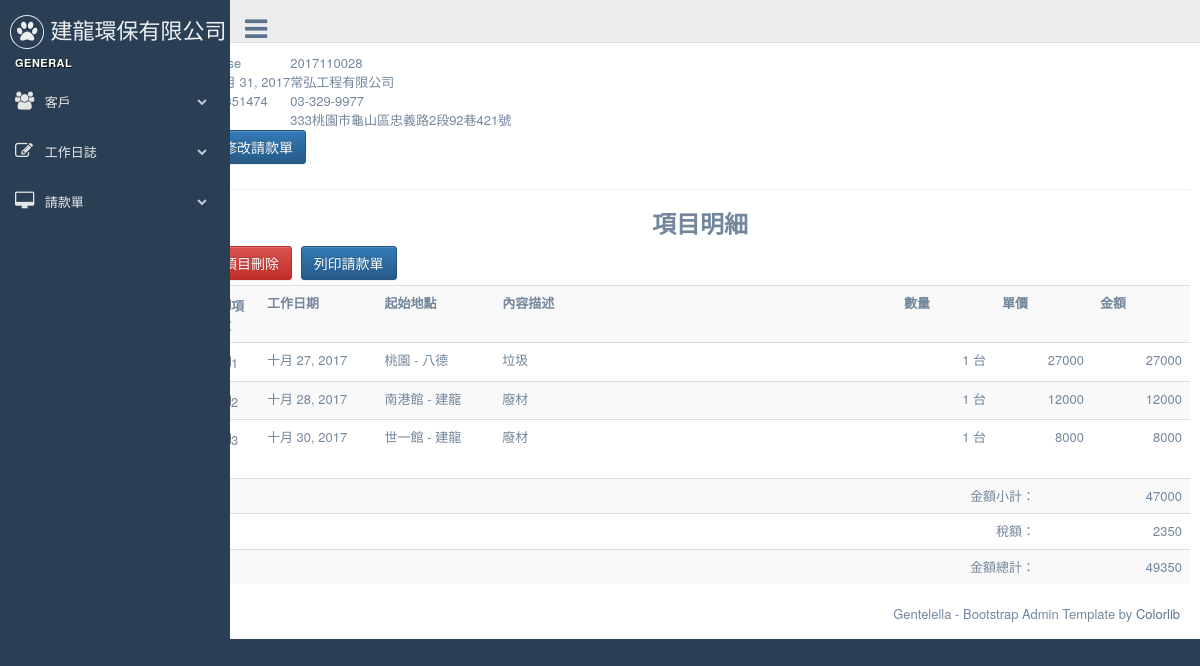
Screenshot of /bills/60/ with the database file from the repository.
### bills/models.py (models this page shows, shortened)
class Bill(models.Model):
    customer = models.ForeignKey(Customer, on_delete=models.CASCADE)
    bill_number = models.CharField(max_length=12, null=True, blank=True, unique=True)
    ord_date = models.DateField(default=timezone.now) #請款日期
    created = models.DateTimeField(auto_now_add=True)
    updated = models.DateTimeField(auto_now=True)
    objects = BillNumberManager()
    is_valid = models.BooleanField(default=False, verbose_name="單據作廢")# True代表此單據作廢
    paied = models.BooleanField(default=False,verbose_name="已付款")# True代表此單據已付款
    class Meta:
        ordering = ('-created',)
    def get_total_amount(self):
        total =  sum( int(obj.item.get_amount()) for obj in self.billitem_set.all())
        return total
    def get_tax_amount(self):
        return int(float(self.get_total_amount()) * 0.05)
    def get_grand_amount(self):
        return sum( (self.get_total_amount(), self.get_tax_amount()))
    def get_absolute_url(self):
        return reverse('bills:bill_detail', kwargs={"pk": self.id} )

class BillItem(models.Model):
    bill = models.ForeignKey(Bill)
    item = models.ForeignKey(Dailylog,  on_delete=models.CASCADE,related_name='bill_items')
    class Meta:
        ordering = ( 'item', )

### customers/models.py (models this page shows, shortened)
class Customer(models.Model):
    title = models.CharField(max_length=36, null=False, blank=False, verbose_name='客戶名稱')
    unikey = models.CharField(  max_length=12,null=True, blank=True, verbose_name='統一編號' )
    address = models.CharField( max_length=100, null=True, blank=True, verbose_name='地址')
    phone = models.CharField(max_length=20, null=True, blank=True, verbose_name='電話')
    faxno = models.CharField(max_length=20, null=True, blank=True, verbose_name='傳真')
    invalid = models.BooleanField(default=False, verbose_name='停用')
    create_at = models.DateTimeField(auto_now_add=True, auto_now =False)
    modify = models.DateTimeField(auto_now_add=False, auto_now =True)
    def __str__(self):
        return self.title

### dailywork/models.py (models this page shows, shortened)
class Dailylog(models.Model):
	work_date = models.DateField( default=timezone.now )
	customer = models.ForeignKey(Customer)
	start_at = models.CharField(  max_length=20, null=False, blank=False )
	end_with = models.CharField(  max_length=20, null=False, blank=False )
	opreateDesc = models.CharField(max_length=20, blank=False, null=False)
	quantity = models.DecimalField( max_digits=10, decimal_places=0)
	uom = models.ForeignKey(Uom)
	uniprice = models.DecimalField( max_digits=10, decimal_places=0)
	notes = models.TextField(blank=True, null=True)
	payrequest = models.BooleanField(default=False, verbose_name='已請款')    # 是否已請款
	is_freecharge = models.BooleanField(default=False, verbose_name='免費項目')    # 是否爲免費項目, 如果為免費項目則在未請款清單是不會顯示的
	bill_number = models.CharField(  max_length=20, null=True, blank=True )
	invalid = models.BooleanField(default=False, verbose_name='項目作廢')
	create_at = models.DateTimeField( auto_now_add=True, auto_now=False)
	modify = models.DateTimeField( auto_now_add=False, auto_now=True)
	objects = DailylogManager()
	def get_amount(self):
		return self.quantity * self.uniprice

class Uom(models.Model):
	descriotion =  models.CharField(  max_length=20, null=False, blank=False )
	def __str__(self):
		return self.descriotion

### bills/views.py (the view)
# urls.py: url(r'^(?P<pk>\d+)/$', BillDetail.as_view( template_name ='bills/bill_detail.html'), name="bill_detail"  ),
class BillDetail(DetailView):
    model = Bill

### templates/bills/bill_detail.html (shortened to what this page needs)
{% extends "base.html" %}
{% load humanize %}
{% block content %}
<table >
  <tr>
    <td>{{ bill.is_valid }}</td>
    <td>{{ bill.bill_number }}</td>
  </tr>
  <tr>
    <td>{{ bill.ord_date }}</td>
    <td>{{ bill.customer }}</td>
  </tr>
  <tr>
    <td>{{ bill.customer.unikey }}</td>
    <td>{{ bill.customer.phone }}</td>
  </tr>
  <tr>
    <td>{{ bill.customer.faxno }}</td>
    <td>{{ bill.customer.address }} </td>
  </tr>
</table>
<a href="{{ bill.get_absolute_url }}edit" class="btn btn-primary" >修改請款單</a>
<hr>
<h3 align='center'><strong>項目明細</strong></h3>
<form id="delform" action="" method="POST" onsubmit="return deleteOnSubmit({{ bill.id }})" >{% csrf_token %}
  <div class="form-inline" >
  <button type="submit"  class="btn btn-danger form-control" >項目刪除</button>
  <a href="{{ bill.get_absolute_url }}gen_pdfv2" class="btn btn-primary form-control" target="_blank">列印請款單</a>
  </div>
  <div>
  <table class="table table-striped  bulk_action" >
    <tr>
      <th width="5%"><input type="checkbox" value="核取方塊" id="CheckAll" />項次</th>
      <th width="12%">工作日期</th>
      <th width="12%">起始地點</th>
      <th >內容描述</th>
      <th width="10%"  align="right">數量</th>
      <th width="10%"  align="right">單價</th>
      <th width="10%"  align="right">金額</th>
    </tr>
   {% for items in bill.billitem_set.all %}
    <tr>
      <td><input type="checkbox" class='cb' name="dailylogs" id='dailylog_{{ items.item.id }}' value="{{ items.item.id }}" />{{ forloop.counter }}</td>
      <td>{{ items.item.work_date }}</td>
      <td>{{ items.item.start_at }} - {{ items.item.end_with }}</td>
      <td>{{ items.item.opreateDesc }} </td>
      <td  align="right">{{ items.item.quantity|intcomma  }} {{ items.item.uom}}</td>
      <td  align="right">{{ items.item.uniprice|intcomma  }} </td>
      <td  align="right">{{ items.item.get_amount|intcomma }} </td>
    </tr>
  {% endfor %}
  </table>
  </div>
</form>
  <div>
    <table class="table table-striped" >
      <tr  align="right">
        <td>金額小計：</td><td width="15%" >{{ bill.get_total_amount|intcomma}}</td>
        </tr>  <tr  align="right">
        <td>稅額：</td><td width="15" >{{ bill.get_tax_amount|intcomma  }}</td>
      </tr>  <tr align="right">
        <td>金額總計：</td><td width="15%" >{{ bill.get_grand_amount|intcomma}}</td>
      </tr>
    </table>
  </div>
{% endblock content %}

### rows the page displays
Bill: bill_number "2017110028", ord_date "十月 31, 2017", customer "常弘工程有限公司", customer.unikey "54351474", customer.phone "03-329-9977", customer.address "333桃園市龜山區忠義路2段92巷421號", get_total_amount "47000", get_tax_amount "2350", get_grand_amount "49350"
BillItem: item.work_date "十月 27, 2017", item.start_at "桃園", item.end_with "八德", item.opreateDesc "垃圾", item.quantity "1", item.uom "台", item.uniprice "27000", item.get_amount "27000"
BillItem: item.work_date "十月 28, 2017", item.start_at "南港館", item.end_with "建龍", item.opreateDesc "廢材", item.quantity "1", item.uom "台", item.uniprice "12000", item.get_amount "12000"
BillItem: item.work_date "十月 30, 2017", item.start_at "世一館", item.end_with "建龍", item.opreateDesc "廢材", item.quantity "1", item.uom "台", item.uniprice "8000", item.get_amount "8000"
